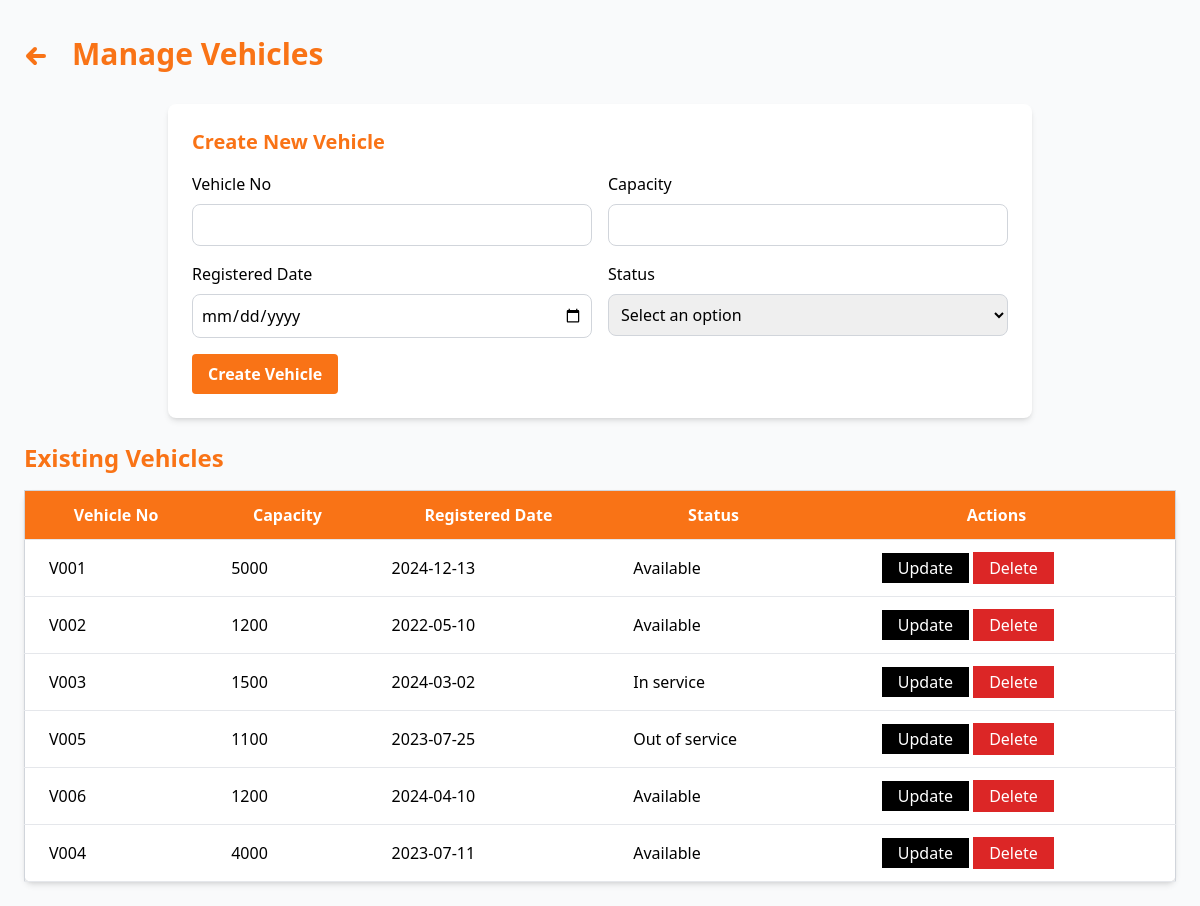
Screenshot of /manager/vehicle.php with the database file from the repository.
### tables this page shows
CREATE TABLE IF NOT EXISTS `vehicle` (
  `id` int NOT NULL AUTO_INCREMENT,
  `vehicle_no` varchar(50) NOT NULL,
  `capacity` int NOT NULL,
  `date` date NOT NULL,
  `status` enum('Available','Out of service','In service') NOT NULL,
  PRIMARY KEY (`id`),
  UNIQUE KEY `vehicle_no` (`vehicle_no`)
);

### manager/vehicle.php (the view, shortened to what this page needs)
<?php
include '../config/database.php';
$sql = "SELECT * FROM vehicle";
$result = $conn->query($sql);
$vehicle = null;
?>
<!DOCTYPE html>
<html lang="en">
<head>
    <script src="https://cdn.tailwindcss.com"></script>
</head>
<body class="bg-gray-50">
<div class="flex">
    <div class="flex-grow p-6">
        <div class="flex items-center space-x-4 py-3 mb-5">
            <a href="dashboard.php" class="flex items-center text-orange-500 hover:text-orange-700 text-2xl font-bold">
                <svg xmlns="http://www.w3.org/2000/svg" viewBox="0 0 24 24" fill="none" stroke="currentColor" class="h-6 w-6 mr-2 mt-1">
                    <path stroke-linecap="round" stroke-linejoin="round" stroke-width="4" d="M11 19l-7-7 7-7M4 12h16" />
                </svg>
            </a>
            <h1 class="text-3xl font-bold text-orange-500">Manage Vehicles</h1>
        </div>
        <div class="flex items-center justify-center">
            <form action="vehicle.php" method="POST" class="bg-white p-6 rounded-lg shadow-md mb-6 w-3/4">
                <h3 class="text-xl font-semibold mb-4 text-orange-500"><?php echo $vehicle ? "Update Vehicle" : "Create New Vehicle"; ?></h3>
                <div class="grid grid-cols-2 gap-4">
                    <div>
                        <label for="vehicle_no" class="block mb-2">Vehicle No</label>
                        <input type="text" name="vehicle_no" id="vehicle_no" value="<?php echo $vehicle ? $vehicle['vehicle_no'] : ''; ?>" required class="w-full p-2 border border-gray-300 rounded-lg">
                    </div>
                    <div>
                        <label for="capacity" class="block mb-2">Capacity</label>
                        <input type="number" name="capacity" id="capacity" value="<?php echo $vehicle ? $vehicle['capacity'] : ''; ?>" required class="w-full p-2 border border-gray-300 rounded-lg">
                    </div>
                    <div>
                        <label for="date" class="block mb-2">Registered Date</label>
                        <input type="date" name="date" id="date" value="<?php echo $vehicle ? $vehicle['date'] : ''; ?>" required class="w-full p-2 border border-gray-300 rounded-lg">
                    </div>
                    <div>
                        <label for="status" class="block mb-2">Status</label>
                        <select name="status" id="status" required class="w-full p-2 border border-gray-300 rounded-lg">
                            <option value="" disabled selected>Select an option</option>
                        </select>
                    </div>
                </div>
                <button type="submit" name="<?php echo $vehicle ? 'update' : 'create'; ?>" class="text-white px-4 py-2 rounded bg-orange-500 font-semibold mt-4 hover:bg-orange-600">
                    <?php echo $vehicle ? 'Update Vehicle' : 'Create Vehicle'; ?>
                </button>
            </form>
        </div>
        <h3 class="text-2xl font-bold text-orange-500 mb-4">Existing Vehicles</h3>
        <table class="min-w-full bg-white border border-gray-300 rounded-lg shadow-md">
            <thead>
                <tr class="bg-orange-500">
                    <th class="px-6 py-3 border-b text-white">Vehicle No</th>
                    <th class="px-6 py-3 border-b text-white">Capacity</th>
                    <th class="px-6 py-3 border-b text-white">Registered Date</th>
                    <th class="px-6 py-3 border-b text-white">Status</th>
                    <th class="px-6 py-3 border-b text-white">Actions</th>
                </tr>
            </thead>
            <tbody>
                <?php while ($row = $result->fetch_assoc()): ?>
                <tr>
                    <td class="px-6 py-3 border-b"><?php echo $row['vehicle_no']; ?></td>
                    <td class="px-6 py-3 border-b"><?php echo $row['capacity']; ?></td>
                    <td class="px-6 py-3 border-b"><?php echo $row['date']; ?></td>
                    <td class="px-6 py-3 border-b"><?php echo $row['status']; ?></td>
                    <td class="px-6 py-3 border-b">
						<a href="vehicle.php?id=<?php echo $row['id']; ?>" class="bg-black text-white px-4 py-1  ml-10 hover:bg-gray-600">Update</a>
                        <form action="vehicle.php" method="POST" class="inline-block" onsubmit="return confirmDelete()">
                            <button type="submit" name="delete" class="bg-red-600 text-white px-4 py-1 hover:bg-red-500">Delete</button>
                        </form>                    </td>
                </tr>
                <?php endwhile; ?>
            </tbody>
        </table>
    </div>
</div>
</body>
</html>

### rows the page displays
vehicle: vehicle_no "V001", capacity "5000", date "2024-12-13", status "Available"
vehicle: vehicle_no "V002", capacity "1200", date "2022-05-10", status "Available"
vehicle: vehicle_no "V003", capacity "1500", date "2024-03-02", status "In service"
vehicle: vehicle_no "V005", capacity "1100", date "2023-07-25", status "Out of service"
vehicle: vehicle_no "V006", capacity "1200", date "2024-04-10", status "Available"
vehicle: vehicle_no "V004", capacity "4000", date "2023-07-11", status "Available"
